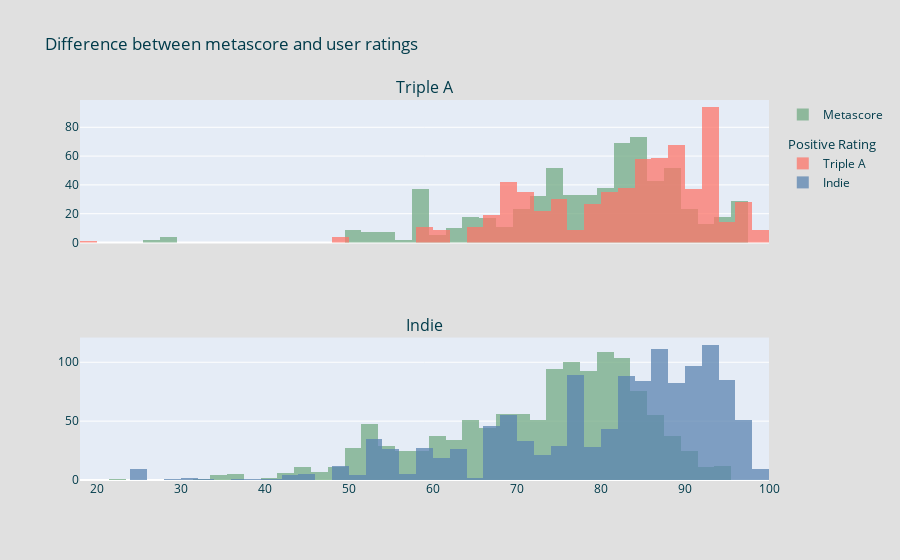

The cell this chart's notebook holds for it:
### Markdown cell above
### User scores

Furthermore, when we start looking at the user reviews of Triple A games and Indie games there is something to note.

### Code cell
AAA_df = com_df[com_df['is_aaa'] == 1]
indi_df = com_df[com_df['is_aaa'] == 0]

fig = make_subplots(rows=2, cols=1,
                   subplot_titles=('Triple A', 'Indie'),
                   shared_xaxes=True,
)

fig.add_trace(
    go.Histogram(
        name='Metascore',
        x = AAA_df['metascore'],
        marker={'color':'#73AB84'}, # green
        legendgroup='meta',
    ),
    row=1, col=1
)

fig.add_trace(
    go.Histogram(
        name='Triple A',
        x = AAA_df['ratio_rating'],
        marker={'color':'#fc766a'}, # purple
        legendgroup='Positive rating',
        legendgrouptitle_text = 'Positive Rating',
    ),
    row=1, col=1
)

fig.add_trace(
    go.Histogram(
        name='metascore 2',
        x = indi_df['metascore'],
        marker={'color':'#73AB84'}, # green
        legendgroup='meta',
        showlegend = False,
    ),
    row=2, col=1
)
fig.add_trace(
    go.Histogram(
        name='Indie',
        x = indi_df['ratio_rating'],
        marker={'color':'#5b84b1'}, # blue
        legendgroup='Positive rating',
        # showlegend=False,
    ),
    row=2, col=1
)

fig.update_layout(
    title = 'Analysis of metascores for different variables',
    paper_bgcolor = '#E0E0E0',
    font={'color':'#003B4A'},
    barmode='overlay',
    height = 600,
)

fig.update_layout(title='Difference between metascore and user ratings')
fig.update_traces(opacity=0.75)

fig.show()

### Figure 1 — Plotly figure (JSON) as saved in the notebook; plotly's stock layout.template omitted (floating-point values rounded to 4 significant figures; data arrays with more than 128 entries replaced by an {"elided": "..."} marker saying what was removed)
{"data": [{"legendgroup": "meta", "marker": {"color": "#73AB84"}, "name": "Metascore", "opacity": 0.75, "type": "histogram", "x": {"elided": "660 int values"}, "xaxis": "x", "yaxis": "y"}, {"legendgroup": "Positive rating", "legendgrouptitle": {"text": "Positive Rating"}, "marker": {"color": "#fc766a"}, "name": "Triple A", "opacity": 0.75, "type": "histogram", "x": {"elided": "660 float values"}, "xaxis": "x", "yaxis": "y"}, {"legendgroup": "meta", "marker": {"color": "#73AB84"}, "name": "metascore 2", "opacity": 0.75, "showlegend": false, "type": "histogram", "x": {"elided": "1247 int values"}, "xaxis": "x2", "yaxis": "y2"}, {"legendgroup": "Positive rating", "marker": {"color": "#5b84b1"}, "name": "Indie", "opacity": 0.75, "type": "histogram", "x": {"elided": "1247 float values"}, "xaxis": "x2", "yaxis": "y2"}], "layout": {"annotations": [{"font": {"size": 16}, "showarrow": false, "text": "Triple A", "x": 0.5, "xanchor": "center", "xref": "paper", "y": 1, "yanchor": "bottom", "yref": "paper"}, {"font": {"size": 16}, "showarrow": false, "text": "Indie", "x": 0.5, "xanchor": "center", "xref": "paper", "y": 0.375, "yanchor": "bottom", "yref": "paper"}], "autosize": true, "barmode": "overlay", "font": {"color": "#003B4A"}, "paper_bgcolor": "#E0E0E0", "title": {"text": "Difference between metascore and user ratings"}, "xaxis": {"anchor": "y", "autorange": true, "domain": [0, 1], "matches": "x2", "range": [18, 100], "showticklabels": false, "type": "linear"}, "xaxis2": {"anchor": "y2", "autorange": true, "domain": [0, 1], "range": [18, 100], "type": "linear"}, "yaxis": {"anchor": "x", "autorange": true, "domain": [0.625, 1], "range": [0, 98.95]}, "yaxis2": {"anchor": "x2", "autorange": true, "domain": [0, 0.375], "range": [0, 121.1]}}}
